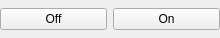
<?xml version="1.0" encoding="UTF-8"?>
<ui version="4.0">
 <class>WidgetsSwitchLayout</class>
 <widget class="QFrame" name="WidgetsSwitchLayout">
  <property name="geometry">
   <rect>
    <x>0</x>
    <y>0</y>
    <width>220</width>
    <height>38</height>
   </rect>
  </property>
  <property name="windowTitle">
   <string>Form</string>
  </property>
  <layout class="QHBoxLayout" name="horizontalLayout">
   <property name="spacing">
    <number>6</number>
   </property>
   <property name="leftMargin">
    <number>0</number>
   </property>
   <property name="topMargin">
    <number>0</number>
   </property>
   <property name="rightMargin">
    <number>0</number>
   </property>
   <property name="bottomMargin">
    <number>0</number>
   </property>
   <item>
    <widget class="QPushButton" name="pushButton">
     <property name="text">
      <string>Off</string>
     </property>
    </widget>
   </item>
   <item>
    <widget class="QPushButton" name="pushButton_2">
     <property name="text">
      <string>On</string>
     </property>
    </widget>
   </item>
  </layout>
 </widget>
 <resources/>
 <connections/>
</ui>
